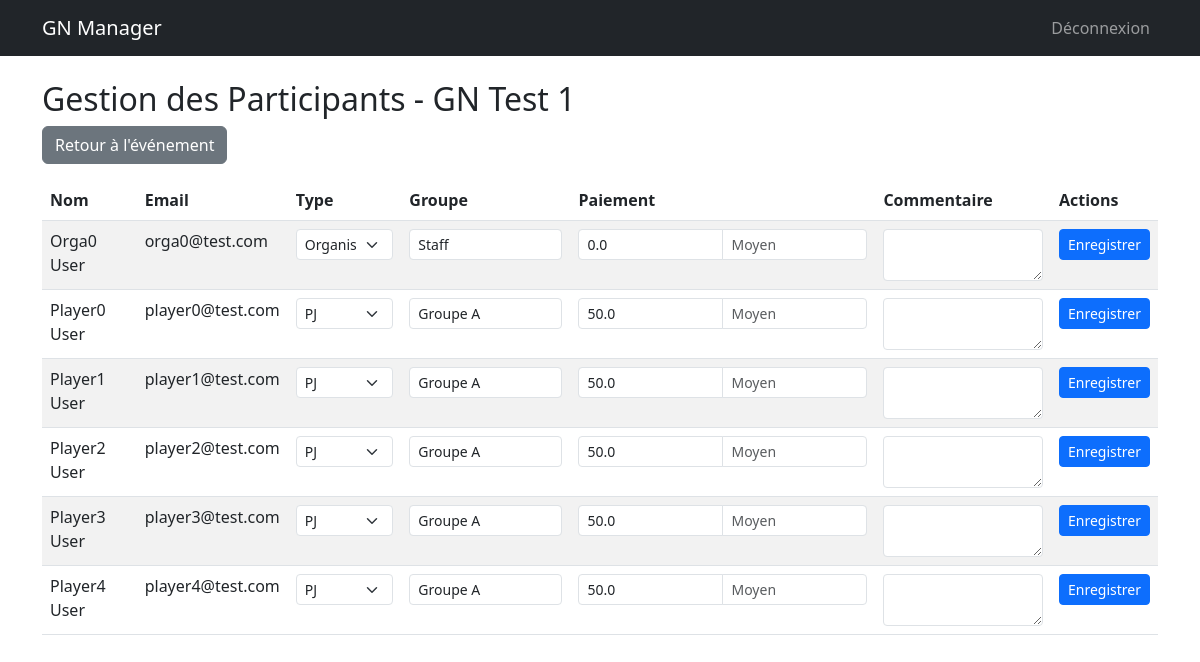
Page /event/1/participants (signed in) on the committed database.
### models.py (models this page shows, shortened)
class Event(db.Model):
    id = db.Column(db.Integer, primary_key=True)
    name = db.Column(db.String(100), nullable=False)
    date_start = db.Column(db.DateTime, nullable=False)
    date_end = db.Column(db.DateTime, nullable=False)
    location = db.Column(db.String(200))
    background_image = db.Column(db.String(200))
    visibility = db.Column(db.String(20), default='public') # public, private
    organizer_structure = db.Column(db.String(100))
    status = db.Column(db.String(100), default='en préparation')

class Participant(db.Model):
    id = db.Column(db.Integer, primary_key=True)
    event_id = db.Column(db.Integer, db.ForeignKey('event.id'), nullable=False)
    user_id = db.Column(db.Integer, db.ForeignKey('user.id'), nullable=False)
    type = db.Column(db.String(50)) # organisateur, PJ, PNJ
    group = db.Column(db.String(50))
    role_id = db.Column(db.Integer, db.ForeignKey('role.id'), nullable=True)
    role_communicated = db.Column(db.Boolean, default=False)
    payment_method = db.Column(db.String(50))
    payment_amount = db.Column(db.Float, default=0.0)
    comment = db.Column(db.Text)
    custom_image = db.Column(db.String(200))

class User(UserMixin, db.Model):
    id = db.Column(db.Integer, primary_key=True)
    email = db.Column(db.String(120), unique=True, nullable=False)
    password_hash = db.Column(db.String(128))
    nom = db.Column(db.String(80))
    prenom = db.Column(db.String(80))
    age = db.Column(db.Integer)
    avatar_url = db.Column(db.String(200))
    is_admin = db.Column(db.Boolean, default=False)
    is_deleted = db.Column(db.Boolean, default=False)

### routes.py (the view)
@main.route('/event/<int:event_id>/participants')
@login_required
def manage_participants(event_id):
    event = Event.query.get_or_404(event_id)
    me = Participant.query.filter_by(event_id=event.id, user_id=current_user.id).first()
    if not me or me.type != 'organisateur':
        flash('Accès réservé aux organisateurs.', 'danger')
        return redirect(url_for('main.event_detail', event_id=event.id))
    participants = Participant.query.filter_by(event_id=event.id).all()
    for p in participants:
        p.user = User.query.get(p.user_id)
    return render_template('manage_participants.html', event=event, participants=participants)

### templates/manage_participants.html (shortened to what this page needs)
{% extends "base.html" %}
{% block content %}
<h2>Gestion des Participants - {{ event.name }}</h2>
<a href="/event/{{ event.id }}" class="btn btn-secondary mb-3">Retour à l'événement</a>
<div class="table-responsive">
    <table class="table table-striped">
        <thead>
            <tr>
                <th>Nom</th>
                <th>Email</th>
                <th>Type</th>
                <th>Groupe</th>
                <th>Paiement</th>
                <th>Commentaire</th>
                <th>Actions</th>
            </tr>
        </thead>
        <tbody>
            {% for p in participants %}
            <tr>
                <form method="POST" action="/event/{{ event.id }}/participant/{{ p.id }}/update">
                    <td>{{ p.user.nom }} {{ p.user.prenom }}</td>
                    <td>{{ p.user.email }}</td>
                    <td>
                        <select name="type" class="form-select form-select-sm">
                            <option value="organisateur" {% if p.type=='organisateur' %}selected{% endif %}>Organisateur
                            </option>
                            <option value="PJ" {% if p.type=='PJ' %}selected{% endif %}>PJ</option>
                        </select>
                    </td>
                    <td><input type="text" name="group" value="{{ p.group or '' }}"
                            class="form-control form-control-sm"></td>
                    <td>
                        <div class="input-group input-group-sm">
                            <input type="number" step="0.01" name="payment_amount" value="{{ p.payment_amount }}"
                                class="form-control">
                            <input type="text" name="payment_method" value="{{ p.payment_method or '' }}"
                                class="form-control" placeholder="Moyen">
                        </div>
                    </td>
                    <td><textarea name="comment" class="form-control form-control-sm">{{ p.comment or '' }}</textarea>
                    </td>
                    <td>
                        <button type="submit" class="btn btn-sm btn-primary">Enregistrer</button>
                    </td>
                </form>
            </tr>
            {% endfor %}
        </tbody>
    </table>
</div>
{% endblock %}

### rows in the picture
Event: name "GN Test 1"
Participant: user.nom "Orga0", user.prenom "User", user.email "orga0@test.com", type "Organisateur", group "Staff", payment_amount "0.0"
Participant: user.nom "Player0", user.prenom "User", user.email "player0@test.com", type "PJ", group "Groupe A", payment_amount "50.0"
Participant: user.nom "Player1", user.prenom "User", user.email "player1@test.com", type "PJ", group "Groupe A", payment_amount "50.0"
Participant: user.nom "Player2", user.prenom "User", user.email "player2@test.com", type "PJ", group "Groupe A", payment_amount "50.0"
Participant: user.nom "Player3", user.prenom "User", user.email "player3@test.com", type "PJ", group "Groupe A", payment_amount "50.0"
Participant: user.nom "Player4", user.prenom "User", user.email "player4@test.com", type "PJ", group "Groupe A", payment_amount "50.0"
